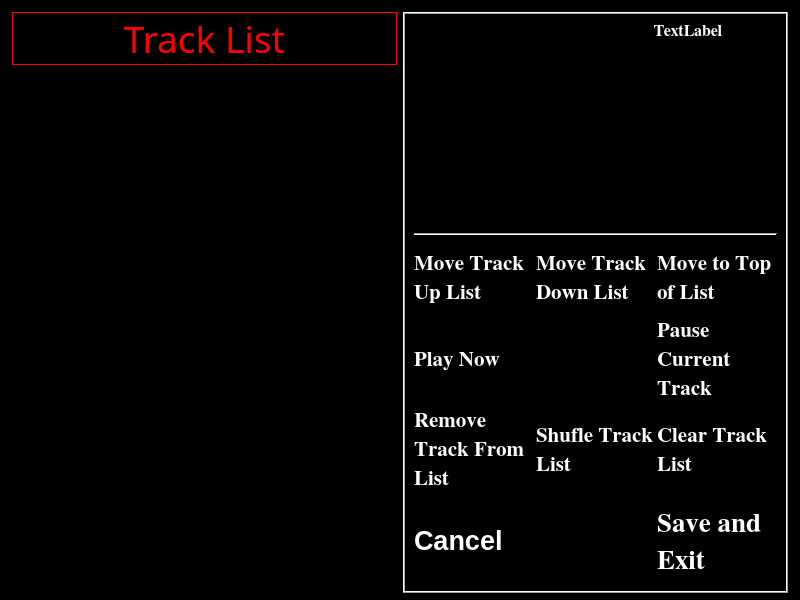
<?xml version="1.0" encoding="UTF-8"?>
<ui version="4.0">
 <class>frmTrackList</class>
 <widget class="QDialog" name="frmTrackList">
  <property name="geometry">
   <rect>
    <x>0</x>
    <y>0</y>
    <width>800</width>
    <height>600</height>
   </rect>
  </property>
  <property name="palette">
   <palette>
    <active>
     <colorrole role="WindowText">
      <brush brushstyle="SolidPattern">
       <color alpha="255">
        <red>255</red>
        <green>255</green>
        <blue>255</blue>
       </color>
      </brush>
     </colorrole>
     <colorrole role="Text">
      <brush brushstyle="SolidPattern">
       <color alpha="255">
        <red>255</red>
        <green>255</green>
        <blue>255</blue>
       </color>
      </brush>
     </colorrole>
     <colorrole role="ButtonText">
      <brush brushstyle="SolidPattern">
       <color alpha="255">
        <red>255</red>
        <green>255</green>
        <blue>255</blue>
       </color>
      </brush>
     </colorrole>
     <colorrole role="Base">
      <brush brushstyle="SolidPattern">
       <color alpha="255">
        <red>0</red>
        <green>0</green>
        <blue>0</blue>
       </color>
      </brush>
     </colorrole>
     <colorrole role="Window">
      <brush brushstyle="SolidPattern">
       <color alpha="255">
        <red>0</red>
        <green>0</green>
        <blue>0</blue>
       </color>
      </brush>
     </colorrole>
    </active>
    <inactive>
     <colorrole role="WindowText">
      <brush brushstyle="SolidPattern">
       <color alpha="255">
        <red>255</red>
        <green>255</green>
        <blue>255</blue>
       </color>
      </brush>
     </colorrole>
     <colorrole role="Text">
      <brush brushstyle="SolidPattern">
       <color alpha="255">
        <red>255</red>
        <green>255</green>
        <blue>255</blue>
       </color>
      </brush>
     </colorrole>
     <colorrole role="ButtonText">
      <brush brushstyle="SolidPattern">
       <color alpha="255">
        <red>255</red>
        <green>255</green>
        <blue>255</blue>
       </color>
      </brush>
     </colorrole>
     <colorrole role="Base">
      <brush brushstyle="SolidPattern">
       <color alpha="255">
        <red>0</red>
        <green>0</green>
        <blue>0</blue>
       </color>
      </brush>
     </colorrole>
     <colorrole role="Window">
      <brush brushstyle="SolidPattern">
       <color alpha="255">
        <red>0</red>
        <green>0</green>
        <blue>0</blue>
       </color>
      </brush>
     </colorrole>
    </inactive>
    <disabled>
     <colorrole role="WindowText">
      <brush brushstyle="SolidPattern">
       <color alpha="255">
        <red>133</red>
        <green>131</green>
        <blue>127</blue>
       </color>
      </brush>
     </colorrole>
     <colorrole role="Text">
      <brush brushstyle="SolidPattern">
       <color alpha="255">
        <red>133</red>
        <green>131</green>
        <blue>127</blue>
       </color>
      </brush>
     </colorrole>
     <colorrole role="ButtonText">
      <brush brushstyle="SolidPattern">
       <color alpha="255">
        <red>133</red>
        <green>131</green>
        <blue>127</blue>
       </color>
      </brush>
     </colorrole>
     <colorrole role="Base">
      <brush brushstyle="SolidPattern">
       <color alpha="255">
        <red>0</red>
        <green>0</green>
        <blue>0</blue>
       </color>
      </brush>
     </colorrole>
     <colorrole role="Window">
      <brush brushstyle="SolidPattern">
       <color alpha="255">
        <red>0</red>
        <green>0</green>
        <blue>0</blue>
       </color>
      </brush>
     </colorrole>
    </disabled>
   </palette>
  </property>
  <property name="windowTitle">
   <string>Dialog</string>
  </property>
  <property name="autoFillBackground">
   <bool>true</bool>
  </property>
  <property name="modal">
   <bool>true</bool>
  </property>
  <widget class="QFrame" name="frame">
   <property name="geometry">
    <rect>
     <x>2</x>
     <y>2</y>
     <width>796</width>
     <height>601</height>
    </rect>
   </property>
   <property name="frameShape">
    <enum>QFrame::StyledPanel</enum>
   </property>
   <property name="frameShadow">
    <enum>QFrame::Raised</enum>
   </property>
   <layout class="QHBoxLayout" name="horizontalLayout_4" stretch="5,5">
    <item>
     <layout class="QVBoxLayout" name="verticalLayout" stretch="1,11,2">
      <item>
       <widget class="QLabel" name="label">
        <property name="palette">
         <palette>
          <active>
           <colorrole role="WindowText">
            <brush brushstyle="SolidPattern">
             <color alpha="255">
              <red>255</red>
              <green>0</green>
              <blue>0</blue>
             </color>
            </brush>
           </colorrole>
           <colorrole role="Text">
            <brush brushstyle="SolidPattern">
             <color alpha="255">
              <red>255</red>
              <green>0</green>
              <blue>0</blue>
             </color>
            </brush>
           </colorrole>
          </active>
          <inactive>
           <colorrole role="WindowText">
            <brush brushstyle="SolidPattern">
             <color alpha="255">
              <red>255</red>
              <green>0</green>
              <blue>0</blue>
             </color>
            </brush>
           </colorrole>
           <colorrole role="Text">
            <brush brushstyle="SolidPattern">
             <color alpha="255">
              <red>255</red>
              <green>0</green>
              <blue>0</blue>
             </color>
            </brush>
           </colorrole>
          </inactive>
          <disabled>
           <colorrole role="WindowText">
            <brush brushstyle="SolidPattern">
             <color alpha="255">
              <red>133</red>
              <green>131</green>
              <blue>127</blue>
             </color>
            </brush>
           </colorrole>
           <colorrole role="Text">
            <brush brushstyle="SolidPattern">
             <color alpha="255">
              <red>133</red>
              <green>131</green>
              <blue>127</blue>
             </color>
            </brush>
           </colorrole>
          </disabled>
         </palette>
        </property>
        <property name="font">
         <font>
          <family>Digital-7</family>
          <pointsize>28</pointsize>
         </font>
        </property>
        <property name="frameShape">
         <enum>QFrame::Box</enum>
        </property>
        <property name="text">
         <string>Track List</string>
        </property>
        <property name="alignment">
         <set>Qt::AlignCenter</set>
        </property>
       </widget>
      </item>
      <item>
       <widget class="QListWidget" name="ListTracks">
        <property name="sizePolicy">
         <sizepolicy hsizetype="Expanding" vsizetype="Expanding">
          <horstretch>0</horstretch>
          <verstretch>0</verstretch>
         </sizepolicy>
        </property>
        <property name="palette">
         <palette>
          <active>
           <colorrole role="Text">
            <brush brushstyle="SolidPattern">
             <color alpha="255">
              <red>255</red>
              <green>0</green>
              <blue>0</blue>
             </color>
            </brush>
           </colorrole>
          </active>
          <inactive>
           <colorrole role="Text">
            <brush brushstyle="SolidPattern">
             <color alpha="255">
              <red>255</red>
              <green>0</green>
              <blue>0</blue>
             </color>
            </brush>
           </colorrole>
          </inactive>
          <disabled>
           <colorrole role="Text">
            <brush brushstyle="SolidPattern">
             <color alpha="255">
              <red>133</red>
              <green>131</green>
              <blue>127</blue>
             </color>
            </brush>
           </colorrole>
          </disabled>
         </palette>
        </property>
        <property name="font">
         <font>
          <family>Digital-7</family>
          <pointsize>16</pointsize>
         </font>
        </property>
       </widget>
      </item>
      <item>
       <layout class="QHBoxLayout" name="horizontalLayout" stretch="2,3,2">
        <item>
         <widget class="SKG_Button" name="btnUp">
          <property name="autoFillBackground">
           <bool>true</bool>
          </property>
          <property name="pixmap">
           <pixmap>resources/arrow-bold-up.jpg</pixmap>
          </property>
         </widget>
        </item>
        <item>
         <spacer name="horizontalSpacer">
          <property name="orientation">
           <enum>Qt::Horizontal</enum>
          </property>
          <property name="sizeHint" stdset="0">
           <size>
            <width>40</width>
            <height>20</height>
           </size>
          </property>
         </spacer>
        </item>
        <item>
         <widget class="SKG_Button" name="btnDown">
          <property name="autoFillBackground">
           <bool>true</bool>
          </property>
          <property name="pixmap">
           <pixmap>resources/arrow-bold-down.jpg</pixmap>
          </property>
         </widget>
        </item>
       </layout>
      </item>
     </layout>
    </item>
    <item>
     <widget class="QFrame" name="frame1">
      <property name="frameShape">
       <enum>QFrame::Box</enum>
      </property>
      <property name="frameShadow">
       <enum>QFrame::Raised</enum>
      </property>
      <layout class="QVBoxLayout" name="verticalLayout_3" stretch="3,1,5">
       <item>
        <layout class="QHBoxLayout" name="horizontalLayout_2">
         <item>
          <widget class="QLabel" name="lblArt">
           <property name="frameShape">
            <enum>QFrame::NoFrame</enum>
           </property>
           <property name="text">
            <string/>
           </property>
           <property name="scaledContents">
            <bool>true</bool>
           </property>
          </widget>
         </item>
         <item>
          <widget class="QLabel" name="lblMetaData">
           <property name="font">
            <font>
             <family>FreeSerif</family>
             <pointsize>12</pointsize>
             <weight>75</weight>
             <bold>true</bold>
            </font>
           </property>
           <property name="text">
            <string>TextLabel</string>
           </property>
           <property name="alignment">
            <set>Qt::AlignHCenter|Qt::AlignTop</set>
           </property>
           <property name="wordWrap">
            <bool>true</bool>
           </property>
          </widget>
         </item>
        </layout>
       </item>
       <item>
        <widget class="Line" name="line">
         <property name="orientation">
          <enum>Qt::Horizontal</enum>
         </property>
        </widget>
       </item>
       <item>
        <layout class="QVBoxLayout" name="verticalLayout_2" stretch="3,1">
         <item>
          <layout class="QGridLayout" name="gridLayout" rowstretch="1,1,0" columnstretch="1,1,1" columnminimumwidth="0,0,0">
           <property name="spacing">
            <number>2</number>
           </property>
           <item row="2" column="0">
            <widget class="SKG_Button" name="btnRemoveTrack">
             <property name="font">
              <font>
               <family>Nimbus Roman No9 L</family>
               <pointsize>16</pointsize>
               <weight>75</weight>
               <italic>false</italic>
               <bold>true</bold>
              </font>
             </property>
             <property name="autoFillBackground">
              <bool>true</bool>
             </property>
             <property name="text">
              <string>Remove Track From List</string>
             </property>
             <property name="wordWrap">
              <bool>true</bool>
             </property>
            </widget>
           </item>
           <item row="0" column="2">
            <widget class="SKG_Button" name="btmMoveToTop">
             <property name="font">
              <font>
               <family>Nimbus Roman No9 L</family>
               <pointsize>16</pointsize>
               <weight>75</weight>
               <italic>false</italic>
               <bold>true</bold>
              </font>
             </property>
             <property name="autoFillBackground">
              <bool>true</bool>
             </property>
             <property name="text">
              <string>Move to Top of List</string>
             </property>
             <property name="wordWrap">
              <bool>true</bool>
             </property>
            </widget>
           </item>
           <item row="0" column="0">
            <widget class="SKG_Button" name="btnMoveTrackUp">
             <property name="font">
              <font>
               <family>Nimbus Roman No9 L</family>
               <pointsize>16</pointsize>
               <weight>75</weight>
               <italic>false</italic>
               <bold>true</bold>
              </font>
             </property>
             <property name="autoFillBackground">
              <bool>true</bool>
             </property>
             <property name="text">
              <string>Move Track Up List</string>
             </property>
             <property name="wordWrap">
              <bool>true</bool>
             </property>
            </widget>
           </item>
           <item row="0" column="1">
            <widget class="SKG_Button" name="btnMoveTrackDown">
             <property name="font">
              <font>
               <family>Nimbus Roman No9 L</family>
               <pointsize>16</pointsize>
               <weight>75</weight>
               <italic>false</italic>
               <bold>true</bold>
              </font>
             </property>
             <property name="autoFillBackground">
              <bool>true</bool>
             </property>
             <property name="text">
              <string>Move Track Down List</string>
             </property>
             <property name="wordWrap">
              <bool>true</bool>
             </property>
            </widget>
           </item>
           <item row="1" column="0">
            <widget class="SKG_Button" name="btnPlayNow">
             <property name="font">
              <font>
               <family>Nimbus Roman No9 L</family>
               <pointsize>16</pointsize>
               <weight>75</weight>
               <italic>false</italic>
               <bold>true</bold>
              </font>
             </property>
             <property name="autoFillBackground">
              <bool>true</bool>
             </property>
             <property name="text">
              <string>Play Now</string>
             </property>
             <property name="wordWrap">
              <bool>true</bool>
             </property>
            </widget>
           </item>
           <item row="1" column="2">
            <widget class="SKG_Button" name="btnPause">
             <property name="font">
              <font>
               <family>Nimbus Roman No9 L</family>
               <pointsize>16</pointsize>
               <weight>75</weight>
               <italic>false</italic>
               <bold>true</bold>
              </font>
             </property>
             <property name="autoFillBackground">
              <bool>true</bool>
             </property>
             <property name="text">
              <string>Pause Current Track</string>
             </property>
             <property name="wordWrap">
              <bool>true</bool>
             </property>
            </widget>
           </item>
           <item row="2" column="2">
            <widget class="SKG_Button" name="btnClearList">
             <property name="font">
              <font>
               <family>Nimbus Roman No9 L</family>
               <pointsize>16</pointsize>
               <weight>75</weight>
               <italic>false</italic>
               <bold>true</bold>
              </font>
             </property>
             <property name="autoFillBackground">
              <bool>true</bool>
             </property>
             <property name="text">
              <string>Clear Track List</string>
             </property>
             <property name="wordWrap">
              <bool>true</bool>
             </property>
            </widget>
           </item>
           <item row="2" column="1">
            <widget class="SKG_Button" name="btnShuffle">
             <property name="font">
              <font>
               <family>Nimbus Roman No9 L</family>
               <pointsize>16</pointsize>
               <weight>75</weight>
               <italic>false</italic>
               <bold>true</bold>
              </font>
             </property>
             <property name="autoFillBackground">
              <bool>true</bool>
             </property>
             <property name="text">
              <string>Shufle Track List</string>
             </property>
             <property name="wordWrap">
              <bool>true</bool>
             </property>
            </widget>
           </item>
          </layout>
         </item>
         <item>
          <layout class="QHBoxLayout" name="horizontalLayout_3" stretch="1,1,1">
           <property name="spacing">
            <number>4</number>
           </property>
           <item>
            <widget class="SKG_Button" name="btnCancel">
             <property name="font">
              <font>
               <family>MS Shell Dlg 2</family>
               <pointsize>20</pointsize>
               <weight>75</weight>
               <bold>true</bold>
              </font>
             </property>
             <property name="autoFillBackground">
              <bool>true</bool>
             </property>
             <property name="text">
              <string>Cancel</string>
             </property>
            </widget>
           </item>
           <item>
            <spacer name="horizontalSpacer_2">
             <property name="orientation">
              <enum>Qt::Horizontal</enum>
             </property>
             <property name="sizeHint" stdset="0">
              <size>
               <width>40</width>
               <height>20</height>
              </size>
             </property>
            </spacer>
           </item>
           <item>
            <widget class="SKG_Button" name="btnSave">
             <property name="font">
              <font>
               <family>Nimbus Roman No9 L</family>
               <pointsize>20</pointsize>
               <weight>75</weight>
               <italic>false</italic>
               <bold>true</bold>
              </font>
             </property>
             <property name="autoFillBackground">
              <bool>true</bool>
             </property>
             <property name="text">
              <string>Save and Exit</string>
             </property>
             <property name="wordWrap">
              <bool>true</bool>
             </property>
            </widget>
           </item>
          </layout>
         </item>
        </layout>
       </item>
      </layout>
     </widget>
    </item>
   </layout>
  </widget>
 </widget>
 <customwidgets>
  <customwidget>
   <class>SKG_Button</class>
   <extends>QLabel</extends>
   <header>skg_button.h</header>
  </customwidget>
 </customwidgets>
 <resources/>
 <connections/>
 <slots>
  <slot>btnUp()</slot>
  <slot>btnDown()</slot>
  <slot>MoveTrackUpList()</slot>
  <slot>MoveTrackDownList()</slot>
  <slot>RemoveTrack()</slot>
  <slot>PlayNow()</slot>
  <slot>Pause()</slot>
  <slot>ClearList()</slot>
  <slot>Cancel()</slot>
  <slot>SaveAndExit()</slot>
 </slots>
</ui>
